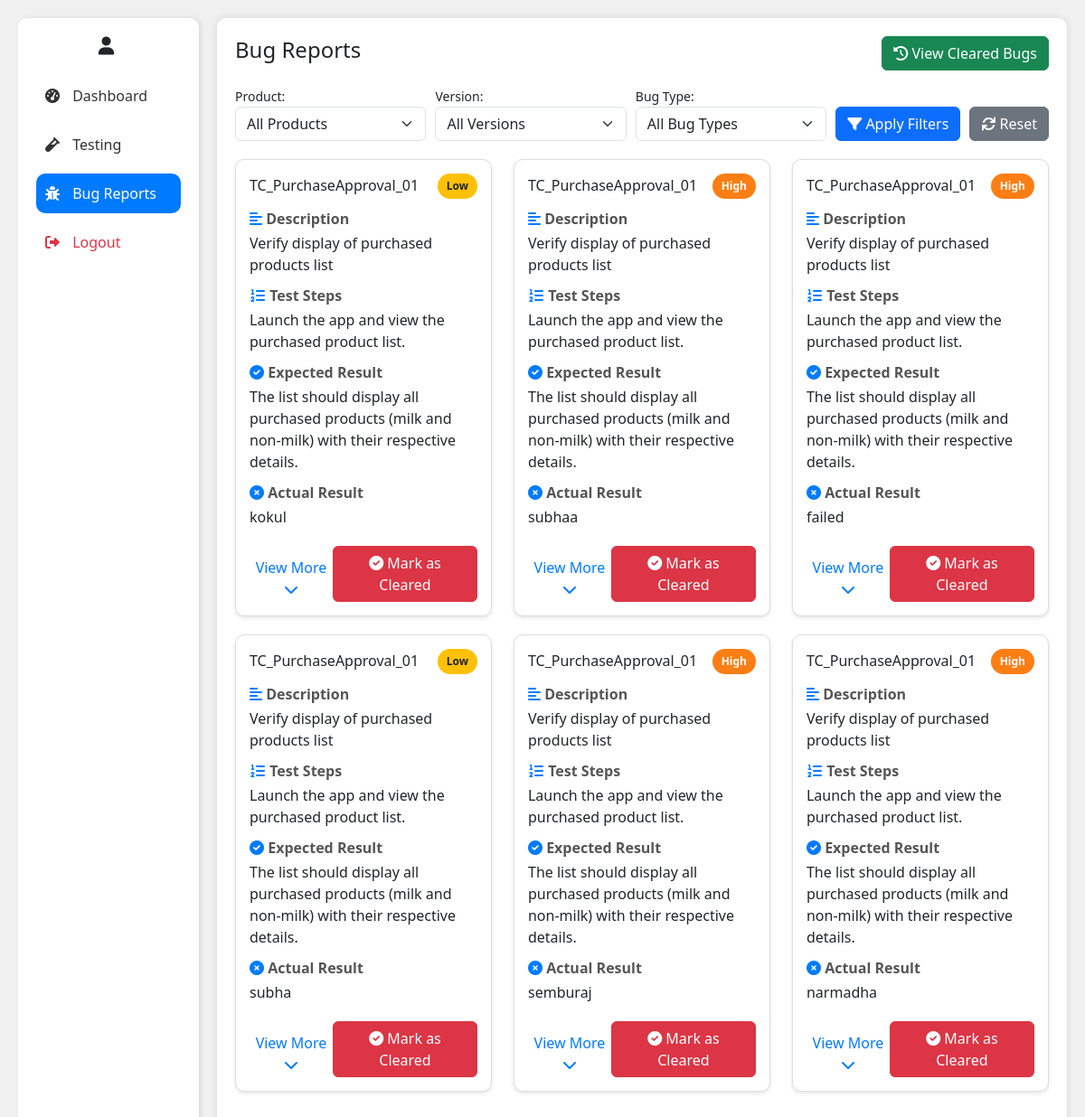
The page /bug_details.php on the database its author committed.
### tables this page shows
CREATE TABLE `bug` (
  `id` varchar(20) NOT NULL,
  `testcase_id` varchar(20) NOT NULL,
  `bug_type` varchar(255) NOT NULL,
  `device_name` varchar(255) NOT NULL,
  `android_version` varchar(50) NOT NULL,
  `tested_by_name` varchar(255) NOT NULL,
  `tested_at` datetime NOT NULL,
  `actual_result` text NOT NULL,
  `testing_result` text NOT NULL,
  `file_attachment` varchar(255) DEFAULT NULL,
  `Module_name` varchar(255) DEFAULT NULL,
  `description` varchar(255) DEFAULT NULL,
  `Product_name` varchar(255) DEFAULT NULL,
  `Version` varchar(255) DEFAULT NULL,
  `created_at` timestamp NOT NULL DEFAULT current_timestamp() ON UPDATE current_timestamp(),
  `tested_by_id` varchar(255) DEFAULT NULL,
  `cleared_flag` tinyint(1) DEFAULT 0,
  `precondition` text DEFAULT NULL,
  `test_steps` text NOT NULL,
  `expected_results` text NOT NULL
);

### bug_details.php (the view, shortened to what this page needs)
<?php
include 'db_config.php';
$current_page = basename($_SERVER['PHP_SELF']);
?>
<!DOCTYPE html>
<html lang="en">
<head>
    <link rel="stylesheet" href="https://cdn.jsdelivr.net/npm/bootstrap@5.3.0/dist/css/bootstrap.min.css">
    <link rel="stylesheet" href="https://cdnjs.cloudflare.com/ajax/libs/font-awesome/6.0.0/css/all.min.css">
    <link rel="stylesheet" href="https://cdn.datatables.net/1.11.5/css/dataTables.bootstrap5.min.css">
</head>
<body>
    <div class="wrapper">
        <div class="sidebar-container">
            <div class="user-info">
                <i class="fas fa-user"></i>
            </div>
            <div class="sidebar">
                <a href="summary.php" class="<?php echo ($current_page == 'summary.php') ? 'active' : ''; ?>">
                    <i class="fas fa-tachometer-alt"></i> Dashboard
                </a>
                <a href="update_tc3.php" class="<?php echo ($current_page == 'update_tc3.php') ? 'active' : ''; ?>">
                    <i class="fas fa-vial"></i> Testing
                </a>
                <a href="bug_details.php" class="<?php echo ($current_page == 'bug_details.php') ? 'active' : ''; ?>">
                    <i class="fas fa-bug"></i> Bug Reports
                </a>
                <a href="logout.php" class="text-danger <?php echo ($current_page == 'logout.php') ? 'active' : ''; ?>">
                    <i class="fas fa-sign-out-alt"></i> Logout
                </a>
            </div>
        </div>
        <div class="content-container">
            <div class="d-flex justify-content-between align-items-center mb-3">
                <h4>Bug Reports</h4>
                <a href="cleared_bugs7.php" class="btn btn-success">
                    <i class="fas fa-history"></i> View Cleared Bugs
                </a>
            </div>
            <div class="filter-row">
                <div class="form-group">
                    <label for="filterProduct">Product:</label>
                    <select id="filterProduct" class="form-select">
                        <option value="">All Products</option>
                    </select>
                </div>
                <div class="form-group">
                    <label for="filterVersion">Version:</label>
                    <select id="filterVersion" class="form-select">
                        <option value="">All Versions</option>
                    </select>
                </div>
                <div class="form-group">
                    <label for="filterBugType">Bug Type:</label>
                    <select id="filterBugType" class="form-select">
                        <option value="">All Bug Types</option>
                    </select>
                </div>
                <button id="applyFilter" class="btn btn-primary">
                    <i class="fas fa-filter"></i> Apply Filters
                </button>
                <button id="resetFilter" class="btn btn-secondary">
                    <i class="fas fa-sync"></i> Reset
                </button>
            </div>
            <div class="row bug-cards-container" id="bugCardsContainer">
                <?php
                $sql = "SELECT * FROM bug WHERE cleared_flag = 0 ORDER BY created_at DESC";
                $result = $conn->query($sql);
                if ($result->num_rows > 0) {
                    while ($row = $result->fetch_assoc()) {
                        $bugTypeClass = '';
                        switch ($row['bug_type']) {
                            case 'High':
                                $bugTypeClass = 'bug-type-high';
                                break;
                            case 'Low':
                                $bugTypeClass = 'bug-type-low';
                                break;
                        }
                ?>
                        <div class="col-md-6 col-lg-4 bug-card-col"
                             data-product="<?= htmlspecialchars($row['Product_name']); ?>"
                             data-version="<?= htmlspecialchars($row['Version']); ?>"
                             data-bug-type="<?= htmlspecialchars($row['bug_type']); ?>">
                            <div class="bug-card" id="card_<?= $row['id']; ?>">
                                <div class="bug-card-header">
                                    <h5><?= htmlspecialchars($row['Module_name']); ?></h5>
                                    <span class="bug-type <?= $bugTypeClass; ?>"><?= htmlspecialchars($row['bug_type']); ?></span>
                                </div>
                                <div class="bug-card-body">
                                    <div class="bug-info">
                                        <label><i class="fas fa-align-left"></i> Description</label>
                                        <p><?= htmlspecialchars($row['description']); ?></p>
                                    </div>
                                    <div class="bug-info">
                                        <label><i class="fas fa-list-ol"></i> Test Steps</label>
                                        <p><?= htmlspecialchars($row['test_steps']); ?></p>
                                    </div>
                                    <div class="bug-info">
                                        <label><i class="fas fa-check-circle"></i> Expected Result</label>
                                        <p><?= htmlspecialchars($row['expected_results']); ?></p>
                                    </div>
                                    <div class="bug-info">
                                        <label><i class="fas fa-times-circle"></i> Actual Result</label>
                                        <p><?= htmlspecialchars($row['actual_result']); ?></p>
                                    </div>
                                    <div class="bug-card-footer">
                                        <div class="view-more-btn" onclick="toggleExpandableSection(<?= $row['id']; ?>)">
                                            View More <i class="fas fa-chevron-down"></i>
                                        </div>
                                        <button class="btn btn-danger clear-btn" data-id="<?= $row['id']; ?>">
                                            <i class="fas fa-check-circle"></i> Mark as Cleared
                                        </button>
                                    </div>
                                </div>
                            </div>
                        </div>
                    <?php }
                } else {
                    echo '<div class="col-12 text-center py-5">
                            <i class="fas fa-check-circle text-success" style="font-size: 48px;"></i>
                            <h4 class="mt-3">No Open Bug Reports</h4>
                            <p class="text-muted">All bugs have been cleared.</p>
                          </div>';
                }
                ?>
            </div>
        </div>
    </div>
</body>
</html>

### bug_details.php (style rules this page uses)
html, body { height: 100%; margin: 0; padding: 0; background-color: #f0f0f0; overflow: hidden; }
.wrapper { display: flex; height: 100vh; padding: 20px; }
.sidebar-container { width: 200px; height: 100vh; background-color: #fff; padding: 20px; border-radius: 10px; box-shadow: 2px 0 5px rgba(0, 0, 0, 0.1); margin-right: 20px; overflow: hidden; position: fixed; left: 20px; top: 20px; bottom: 20px; }
.sidebar a { display: block; padding: 10px; margin: 10px 0; text-decoration: none; color: #333; border-radius: 10px; transition: background-color 0.3s; }
.sidebar a:hover, .sidebar a.active { background-color: #007bff; color: #fff; }
.sidebar a i { margin-right: 10px; }
.content-container { flex: 1; background-color: #fff; border-radius: 10px; box-shadow: 0px 0px 10px rgba(0, 0, 0, 0.1); padding: 20px; height: 100vh; margin-left: 220px; overflow-y: auto; }
.user-info { text-align: center; margin-bottom: 20px; }
.user-info i { font-size: 20px; margin-right: 5px; }
.bug-card { border: 1px solid #ddd; border-radius: 10px; box-shadow: 0 2px 4px rgba(0, 0, 0, 0.1); margin-bottom: 20px; transition: transform 0.2s, box-shadow 0.2s; background-color: #fff; padding: 15px; display: flex; flex-direction: column; height: auto; }
.bug-card-header { display: flex; justify-content: space-between; align-items: center; margin-bottom: 10px; }
.bug-card-header h5 { margin: 0; font-size: 16px; }
.bug-type { display: inline-block; padding: 5px 10px; border-radius: 15px; font-size: 12px; font-weight: bold; color: white; }
.bug-type-high { background-color: #fd7e14; }
.bug-type-low { background-color: #ffc107; color: #212529; }
.bug-card-body { flex: 1; display: flex; flex-direction: column; }
.bug-info { margin-bottom: 10px; }
.bug-info label { font-weight: bold; margin-bottom: 3px; display: block; color: #555; }
.bug-info p { margin: 0; overflow-wrap: break-word; }
.view-more-btn { color: #007bff; cursor: pointer; text-align: center; margin-top: 10px; }
.filter-row { display: flex; gap: 10px; align-items: flex-end; margin-bottom: 20px; }
.filter-row .form-group { flex: 1; margin-bottom: 0; }
.filter-row label { font-size: 14px; }
.bug-info i { color: #007bff; }
.bug-card-footer { display: flex; justify-content: space-between; align-items: center; margin-top: 10px; }

### rows shown on the page
bug: Module_name "TC_PurchaseApproval_01", bug_type "Low", description "Verify display of purchased products list", test_steps "Launch the app and view the purchased product list.", expected_results "The list should display all purchased products (milk and non-milk) with their respective details.", actual_result "kokul"
bug: Module_name "TC_PurchaseApproval_01", bug_type "High", description "Verify display of purchased products list", test_steps "Launch the app and view the purchased product list.", expected_results "The list should display all purchased products (milk and non-milk) with their respective details.", actual_result "subhaa"
bug: Module_name "TC_PurchaseApproval_01", bug_type "High", description "Verify display of purchased products list", test_steps "Launch the app and view the purchased product list.", expected_results "The list should display all purchased products (milk and non-milk) with their respective details.", actual_result "failed"
bug: Module_name "TC_PurchaseApproval_01", bug_type "Low", description "Verify display of purchased products list", test_steps "Launch the app and view the purchased product list.", expected_results "The list should display all purchased products (milk and non-milk) with their respective details.", actual_result "subha"
bug: Module_name "TC_PurchaseApproval_01", bug_type "High", description "Verify display of purchased products list", test_steps "Launch the app and view the purchased product list.", expected_results "The list should display all purchased products (milk and non-milk) with their respective details.", actual_result "semburaj"
bug: Module_name "TC_PurchaseApproval_01", bug_type "High", description "Verify display of purchased products list", test_steps "Launch the app and view the purchased product list.", expected_results "The list should display all purchased products (milk and non-milk) with their respective details.", actual_result "narmadha"
